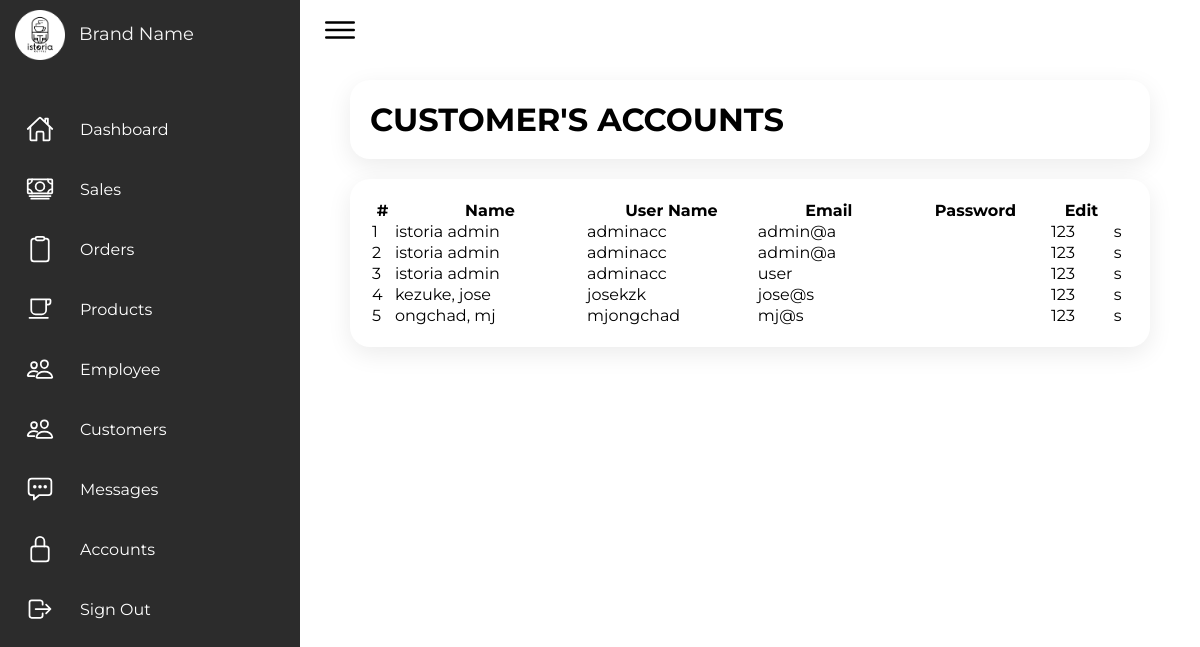
Before: /Admin/admin_accounts.php with the older database file.
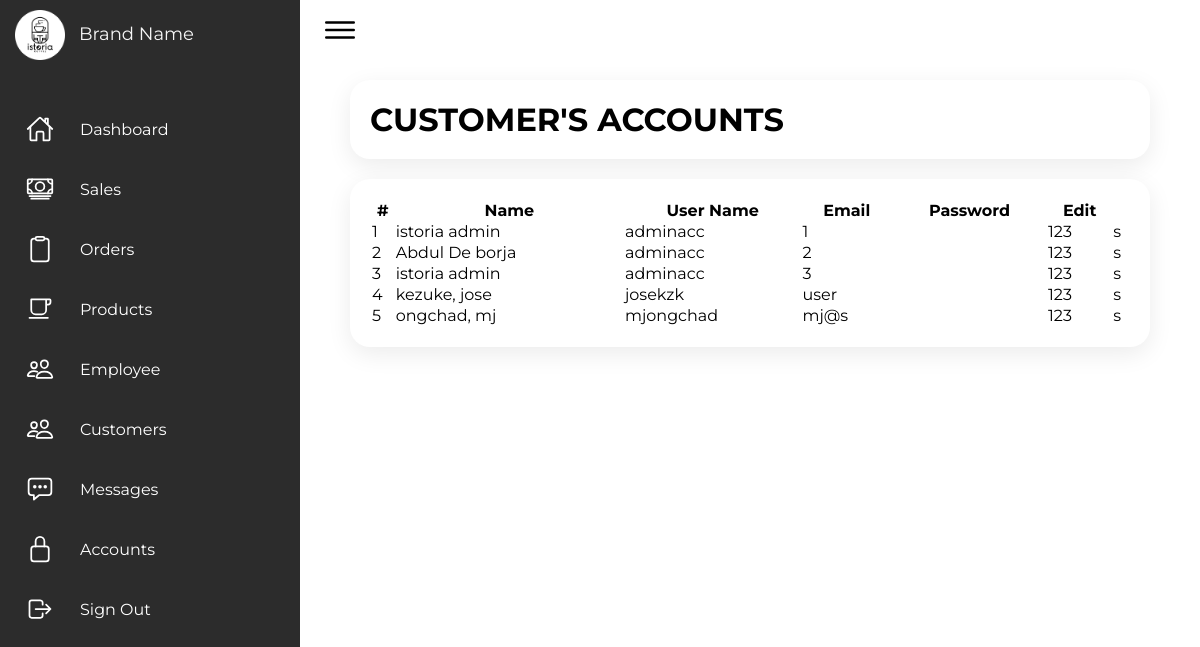
After: the same page with the newer database file.
### tables this page shows
CREATE TABLE `user` (
  `id` int(255) NOT NULL,
  `type` varchar(255) NOT NULL DEFAULT 'user',
  `name` varchar(255) NOT NULL,
  `username` varchar(255) NOT NULL,
  `email` varchar(255) NOT NULL,
  `password` varchar(255) NOT NULL,
  `address` varchar(255) NOT NULL,
  `contact` varchar(255) NOT NULL DEFAULT 'No Contact'
);

### Admin/admin_accounts.php (the view, shortened to what this page needs)
<?php
  include '../connection.php';
?>
<!DOCTYPE html>
<html lang="en">
  <head>
    <link rel="stylesheet" href="../Src/Styles/style_admin.css" />
  </head>
  <body>
    <div class="container">
      <div class="navigation">
        <ul>
          <li>
            <a href="#">
              <span class="icon">
                <img
                  class="home-brand"
                  src="../assets/Images/Favicon.png"
                  width="50px"
                />
              </span>
              <span class="brand-title">Brand Name</span>
            </a>
          </li>
          <li>
            <a href="admin_home.php">
              <span class="icon">
                <ion-icon name="home-outline"></ion-icon>
              </span>
              <span class="title">Dashboard</span>
            </a>
          </li>
          <li>
            <a href="admin_sales.php">
              <span class="icon">
                <ion-icon name="cash-outline"></ion-icon>
              </span>
              <span class="title">Sales</span>
            </a>
          </li>
          <li>
            <a href="admin_orders.php">
              <span class="icon">
                <ion-icon name="clipboard-outline"></ion-icon>
              </span>
              <span class="title">Orders</span>
            </a>
          </li>
          <li>
            <a href="admin_products.php">
              <span class="icon">
                <ion-icon name="cafe-outline"></ion-icon>
              </span>
              <span class="title">Products</span>
            </a>
          </li>
          <li>
            <a href="admin_employee.php">
              <span class="icon">
                <ion-icon name="people-outline"></ion-icon>
              </span>
              <span class="title">Employee</span>
            </a>
          </li>
          <li>
            <a href="admin_customers.php">
              <span class="icon">
                <ion-icon name="people-outline"></ion-icon>
              </span>
              <span class="title">Customers</span>
            </a>
          </li>
          <li>
            <a href="admin_messages.php">
              <span class="icon">
                <ion-icon name="chatbox-ellipses-outline"></ion-icon>
              </span>
              <span class="title">Messages</span>
            </a>
          </li>
          <li>
            <a href="admin_accounts.php">
              <span class="icon">
                <ion-icon name="lock-closed-outline"></ion-icon>
              </span>
              <span class="title">Accounts</span>
            </a>
          </li>
          <li>
            <form method="post">
              <a name="logout" type="submit" >
                <span class="icon">
                  <ion-icon name="log-out-outline"></ion-icon>
                </span>
                <span class="title">Sign Out</span>
              </a>
            </form>
          </li>
        </ul>
      </div>
      <div class="main">
        <div class="topbar">
          <div class="toggle">
            <ion-icon name="menu-outline"></ion-icon>
          </div>
        </div>
        <div class="container-box">
          <h1>CUSTOMER'S ACCOUNTS</h1>
        </div>
        <div class="container-box">
          <table class="users-table">
            <thead>
              <tr>
                <th>#</th>
                <th>Name</th>
                <th>User Name</th>
                <th>Email</th>
                <th>Password</th>
                <th>Edit</th>
              </tr>
            </thead>
            <tbody>
            <?php $select_user = mysqli_query($conn, "SELECT * FROM `user` ") or die ('query failed');
                $count = 0;
                if(mysqli_num_rows($select_user )>0){
                    while($fetch_user = mysqli_fetch_assoc($select_user )){
                      $count++;
                ?>
                <tr>
                  <td><?php echo $count ?></td>
                  <td><?php echo $fetch_user['name']; ?></td>
                  <td><?php echo $fetch_user['username']; ?></td>
                  <td><?php echo $fetch_user['email']; ?></td>
                  <td><td><?php echo $fetch_user['password']; ?></td></td>
                  <td>s</td>
                </tr>
                  <?php
                    }
                    }
                    ?>
            </tbody>
          </table>
        </div>
      </div>
    </div>
  </body>
</html>

Changed rows visible on the page:
changed user (number 1 of 5 on the later page): email "admin@a" → "1"
changed user: name "istoria admin" → "Abdul De borja"; email "admin@a" → "2"
changed user (number 3 of 5 on the later page): email "user" → "3"
changed user "kezuke, jose": email "jose@s" → "user"
